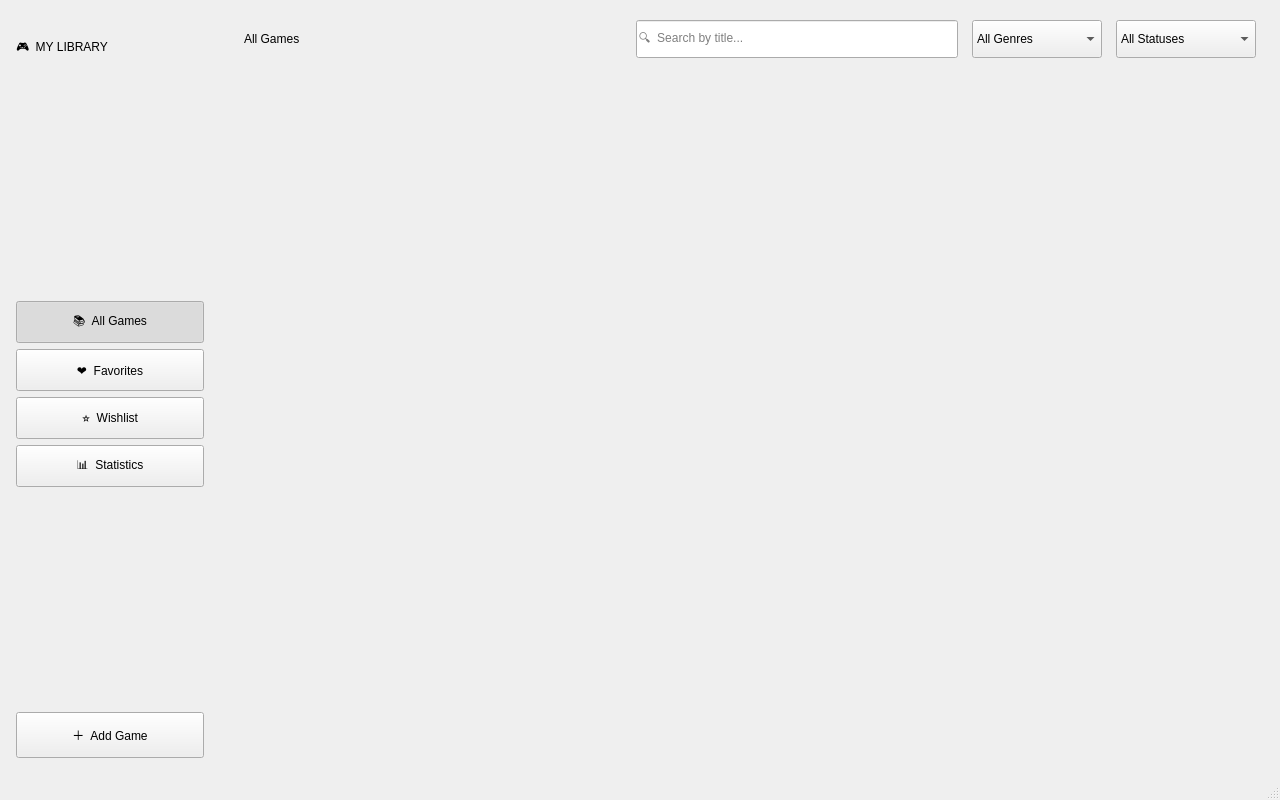
<?xml version="1.0" encoding="UTF-8"?>
<ui version="4.0">
 <class>MainWindow</class>
 <widget class="QMainWindow" name="MainWindow">
  <property name="geometry">
   <rect>
    <x>0</x>
    <y>0</y>
    <width>1280</width>
    <height>800</height>
   </rect>
  </property>
  <property name="windowTitle">
   <string>Game Library Manager</string>
  </property>
  <property name="styleSheet">
   <string notr="true"/>
  </property>
  <widget class="QWidget" name="centralwidget">
   <layout class="QHBoxLayout" name="rootLayout">
    <property name="spacing">
     <number>0</number>
    </property>
    <property name="leftMargin">
     <number>0</number>
    </property>
    <property name="topMargin">
     <number>0</number>
    </property>
    <property name="rightMargin">
     <number>0</number>
    </property>
    <property name="bottomMargin">
     <number>0</number>
    </property>
    <item>
     <widget class="QFrame" name="sidebarFrame">
      <property name="minimumSize">
       <size>
        <width>220</width>
        <height>0</height>
       </size>
      </property>
      <property name="maximumSize">
       <size>
        <width>220</width>
        <height>16777215</height>
       </size>
      </property>
      <property name="objectName" stdset="0">
       <string notr="true">sidebarFrame</string>
      </property>
      <layout class="QVBoxLayout" name="sidebarLayout">
       <property name="spacing">
        <number>6</number>
       </property>
       <property name="leftMargin">
        <number>16</number>
       </property>
       <property name="topMargin">
        <number>20</number>
       </property>
       <property name="rightMargin">
        <number>16</number>
       </property>
       <property name="bottomMargin">
        <number>20</number>
       </property>
       <item>
        <widget class="QLabel" name="logoLabel">
         <property name="minimumSize">
          <size>
           <width>0</width>
           <height>56</height>
          </size>
         </property>
         <property name="text">
          <string>🎮  MY LIBRARY</string>
         </property>
         <property name="objectName" stdset="0">
          <string notr="true">logoLabel</string>
         </property>
        </widget>
       </item>
       <item>
        <widget class="Line" name="sidebarLine1">
         <property name="objectName" stdset="0">
          <string notr="true">sidebarLine1</string>
         </property>
        </widget>
       </item>
       <item>
        <spacer name="sidebarSpacer0">
         <property name="orientation">
          <enum>Qt::Vertical</enum>
         </property>
         <property name="sizeHint" stdset="0">
          <size>
           <width>20</width>
           <height>10</height>
          </size>
         </property>
        </spacer>
       </item>
       <item>
        <widget class="QPushButton" name="navAllGamesBtn">
         <property name="minimumSize">
          <size>
           <width>0</width>
           <height>42</height>
          </size>
         </property>
         <property name="text">
          <string>📚  All Games</string>
         </property>
         <property name="checkable">
          <bool>true</bool>
         </property>
         <property name="checked">
          <bool>true</bool>
         </property>
         <property name="objectName" stdset="0">
          <string notr="true">navAllGamesBtn</string>
         </property>
        </widget>
       </item>
       <item>
        <widget class="QPushButton" name="navFavoritesBtn">
         <property name="minimumSize">
          <size>
           <width>0</width>
           <height>42</height>
          </size>
         </property>
         <property name="text">
          <string>❤  Favorites</string>
         </property>
         <property name="checkable">
          <bool>true</bool>
         </property>
         <property name="objectName" stdset="0">
          <string notr="true">navFavoritesBtn</string>
         </property>
        </widget>
       </item>
       <item>
        <widget class="QPushButton" name="navWishlistBtn">
         <property name="minimumSize">
          <size>
           <width>0</width>
           <height>42</height>
          </size>
         </property>
         <property name="text">
          <string>⭐  Wishlist</string>
         </property>
         <property name="checkable">
          <bool>true</bool>
         </property>
         <property name="objectName" stdset="0">
          <string notr="true">navWishlistBtn</string>
         </property>
        </widget>
       </item>
       <item>
        <widget class="QPushButton" name="navStatsBtn">
         <property name="minimumSize">
          <size>
           <width>0</width>
           <height>42</height>
          </size>
         </property>
         <property name="text">
          <string>📊  Statistics</string>
         </property>
         <property name="checkable">
          <bool>true</bool>
         </property>
         <property name="objectName" stdset="0">
          <string notr="true">navStatsBtn</string>
         </property>
        </widget>
       </item>
       <item>
        <spacer name="sidebarSpacer1">
         <property name="orientation">
          <enum>Qt::Vertical</enum>
         </property>
         <property name="sizeHint" stdset="0">
          <size>
           <width>20</width>
           <height>40</height>
          </size>
         </property>
        </spacer>
       </item>
       <item>
        <widget class="Line" name="sidebarLine2">
         <property name="objectName" stdset="0">
          <string notr="true">sidebarLine2</string>
         </property>
        </widget>
       </item>
       <item>
        <widget class="QPushButton" name="addGameBtn">
         <property name="minimumSize">
          <size>
           <width>0</width>
           <height>46</height>
          </size>
         </property>
         <property name="cursor">
          <cursorShape>PointingHandCursor</cursorShape>
         </property>
         <property name="text">
          <string>＋  Add Game</string>
         </property>
         <property name="objectName" stdset="0">
          <string notr="true">addGameBtn</string>
         </property>
        </widget>
       </item>
      </layout>
     </widget>
    </item>
    <item>
     <widget class="QFrame" name="contentFrame">
      <property name="objectName" stdset="0">
       <string notr="true">contentFrame</string>
      </property>
      <layout class="QVBoxLayout" name="contentLayout">
       <property name="spacing">
        <number>14</number>
       </property>
       <property name="leftMargin">
        <number>24</number>
       </property>
       <property name="topMargin">
        <number>20</number>
       </property>
       <property name="rightMargin">
        <number>24</number>
       </property>
       <property name="bottomMargin">
        <number>20</number>
       </property>
       <item>
        <layout class="QHBoxLayout" name="topBarLayout">
         <item>
          <widget class="QLabel" name="pageTitleLabel">
           <property name="text">
            <string>All Games</string>
           </property>
           <property name="objectName" stdset="0">
            <string notr="true">pageTitleLabel</string>
           </property>
          </widget>
         </item>
         <item>
          <spacer name="topBarSpacer">
           <property name="orientation">
            <enum>Qt::Horizontal</enum>
           </property>
           <property name="sizeHint" stdset="0">
            <size>
             <width>40</width>
             <height>20</height>
            </size>
           </property>
          </spacer>
         </item>
         <item>
          <widget class="QLineEdit" name="searchBar">
           <property name="minimumSize">
            <size>
             <width>240</width>
             <height>38</height>
            </size>
           </property>
           <property name="placeholderText">
            <string>🔍  Search by title...</string>
           </property>
           <property name="objectName" stdset="0">
            <string notr="true">searchBar</string>
           </property>
          </widget>
         </item>
         <item>
          <widget class="QComboBox" name="genreFilterCombo">
           <property name="minimumSize">
            <size>
             <width>130</width>
             <height>38</height>
            </size>
           </property>
           <property name="objectName" stdset="0">
            <string notr="true">genreFilterCombo</string>
           </property>
           <item>
            <property name="text">
             <string>All Genres</string>
            </property>
           </item>
          </widget>
         </item>
         <item>
          <widget class="QComboBox" name="statusFilterCombo">
           <property name="minimumSize">
            <size>
             <width>140</width>
             <height>38</height>
            </size>
           </property>
           <property name="objectName" stdset="0">
            <string notr="true">statusFilterCombo</string>
           </property>
           <item>
            <property name="text">
             <string>All Statuses</string>
            </property>
           </item>
          </widget>
         </item>
        </layout>
       </item>
       <item>
        <widget class="QStackedWidget" name="stackedWidget">
         <property name="currentIndex">
          <number>0</number>
         </property>
         <widget class="QWidget" name="libraryPage">
          <layout class="QVBoxLayout" name="libraryPageLayout">
           <property name="leftMargin">
            <number>0</number>
           </property>
           <property name="topMargin">
            <number>0</number>
           </property>
           <property name="rightMargin">
            <number>0</number>
           </property>
           <property name="bottomMargin">
            <number>0</number>
           </property>
           <item>
            <widget class="QScrollArea" name="libraryScrollArea">
             <property name="widgetResizable">
              <bool>true</bool>
             </property>
             <property name="frameShape">
              <enum>QFrame::NoFrame</enum>
             </property>
             <widget class="QWidget" name="libraryScrollAreaContents">
              <property name="geometry">
               <rect>
                <x>0</x>
                <y>0</y>
                <width>900</width>
                <height>600</height>
               </rect>
              </property>
              <layout class="QGridLayout" name="gameGridLayout">
               <property name="horizontalSpacing">
                <number>18</number>
               </property>
               <property name="verticalSpacing">
                <number>18</number>
               </property>
              </layout>
             </widget>
            </widget>
           </item>
          </layout>
         </widget>
         <widget class="QWidget" name="statsPage">
          <layout class="QVBoxLayout" name="statsPageLayout">
           <property name="leftMargin">
            <number>0</number>
           </property>
           <property name="topMargin">
            <number>0</number>
           </property>
           <property name="rightMargin">
            <number>0</number>
           </property>
           <property name="bottomMargin">
            <number>0</number>
           </property>
           <item>
            <widget class="QScrollArea" name="statsScrollArea">
             <property name="widgetResizable">
              <bool>true</bool>
             </property>
             <property name="frameShape">
              <enum>QFrame::NoFrame</enum>
             </property>
             <widget class="QWidget" name="statsScrollAreaContents">
              <property name="geometry">
               <rect>
                <x>0</x>
                <y>0</y>
                <width>900</width>
                <height>600</height>
               </rect>
              </property>
              <layout class="QVBoxLayout" name="statsContentLayout">
               <item>
                <layout class="QGridLayout" name="statCardsGridLayout">
                 <property name="horizontalSpacing">
                  <number>16</number>
                 </property>
                 <property name="verticalSpacing">
                  <number>16</number>
                 </property>
                </layout>
               </item>
               <item>
                <widget class="QFrame" name="genreBreakdownFrame">
                 <property name="minimumSize">
                  <size>
                   <width>0</width>
                   <height>220</height>
                  </size>
                 </property>
                 <property name="objectName" stdset="0">
                  <string notr="true">genreBreakdownFrame</string>
                 </property>
                 <layout class="QVBoxLayout" name="genreBreakdownLayout">
                  <property name="leftMargin">
                   <number>20</number>
                  </property>
                  <property name="topMargin">
                   <number>18</number>
                  </property>
                  <property name="rightMargin">
                   <number>20</number>
                  </property>
                  <property name="bottomMargin">
                   <number>18</number>
                  </property>
                  <property name="spacing">
                   <number>10</number>
                  </property>
                  <item>
                   <widget class="QLabel" name="genreBreakdownTitle">
                    <property name="text">
                     <string>Library by Genre</string>
                    </property>
                    <property name="objectName" stdset="0">
                     <string notr="true">genreBreakdownTitle</string>
                    </property>
                   </widget>
                  </item>
                 </layout>
                </widget>
               </item>
               <item>
                <spacer name="statsBottomSpacer">
                 <property name="orientation">
                  <enum>Qt::Vertical</enum>
                 </property>
                 <property name="sizeHint" stdset="0">
                  <size>
                   <width>20</width>
                   <height>40</height>
                  </size>
                 </property>
                </spacer>
               </item>
              </layout>
             </widget>
            </widget>
           </item>
          </layout>
         </widget>
        </widget>
       </item>
      </layout>
     </widget>
    </item>
   </layout>
  </widget>
  <widget class="QStatusBar" name="statusbar"/>
 </widget>
 <resources/>
 <connections/>
</ui>
